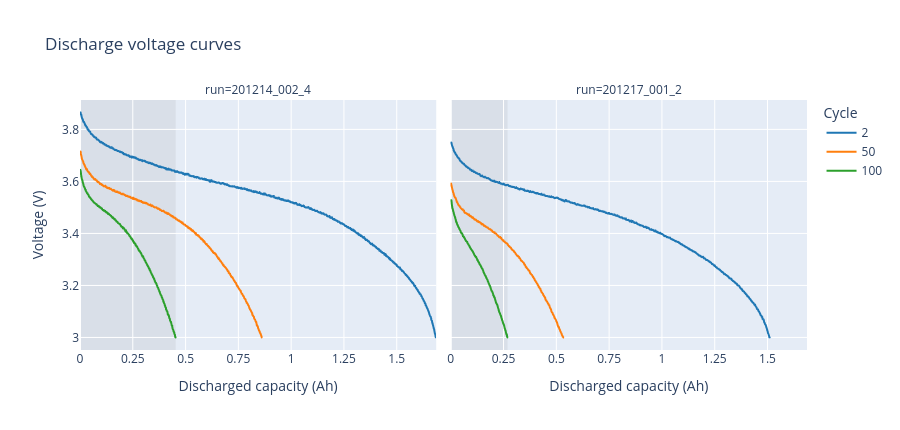

Write notebook code for a chart like this one.
### Code cell
fig = px.line(discharges, x="Capacity(Ah)", y="Voltage(V)", color="cycle", facet_col="run",
              category_orders={"run": run_order, "cycle": ["2", "50", "100"]},
              color_discrete_map=cycle_colors, labels={"Capacity(Ah)": "Discharged capacity (Ah)",
              "Voltage(V)": "Voltage (V)", "cycle": "Cycle"}, title="Discharge voltage curves")
for col, bounds in enumerate(shared.itertuples(), start=1):
    fig.add_vrect(x0=bounds.start_ah, x1=bounds.end_ah, fillcolor="gray", opacity=0.12,
                  line_width=0, layer="below", row=1, col=col)
fig.update_traces(hovertemplate="Capacity: %{x:.3f} Ah<br>Voltage: %{y:.4f} V")
fig.update_xaxes(dtick=0.25)
fig.update_layout(height=430, hovermode="closest")
fig.show()

### Figure 1 — Plotly figure (JSON) as saved in the notebook; plotly's stock layout.template omitted (floating-point values rounded to 4 significant figures; data arrays with more than 128 entries replaced by an {"elided": "..."} marker saying what was removed)
{"data": [{"hovertemplate": "Capacity: %{x:.3f} Ah<br>Voltage: %{y:.4f} V", "legendgroup": "2", "line": {"color": "#1f77b4", "dash": "solid"}, "marker": {"symbol": "circle"}, "mode": "lines", "name": "2", "showlegend": true, "type": "scattergl", "x": {"elided": "1257 float values"}, "xaxis": "x", "y": {"elided": "1257 float values"}, "yaxis": "y"}, {"hovertemplate": "Capacity: %{x:.3f} Ah<br>Voltage: %{y:.4f} V", "legendgroup": "50", "line": {"color": "#ff7f0e", "dash": "solid"}, "marker": {"symbol": "circle"}, "mode": "lines", "name": "50", "showlegend": true, "type": "scattergl", "x": {"elided": "642 float values"}, "xaxis": "x", "y": {"elided": "642 float values"}, "yaxis": "y"}, {"hovertemplate": "Capacity: %{x:.3f} Ah<br>Voltage: %{y:.4f} V", "legendgroup": "100", "line": {"color": "#2ca02c", "dash": "solid"}, "marker": {"symbol": "circle"}, "mode": "lines", "name": "100", "showlegend": true, "type": "scattergl", "x": {"elided": "335 float values"}, "xaxis": "x", "y": {"elided": "335 float values"}, "yaxis": "y"}, {"hovertemplate": "Capacity: %{x:.3f} Ah<br>Voltage: %{y:.4f} V", "legendgroup": "2", "line": {"color": "#1f77b4", "dash": "solid"}, "marker": {"symbol": "circle"}, "mode": "lines", "name": "2", "showlegend": false, "type": "scattergl", "x": {"elided": "755 float values"}, "xaxis": "x2", "y": {"elided": "755 float values"}, "yaxis": "y2"}, {"hovertemplate": "Capacity: %{x:.3f} Ah<br>Voltage: %{y:.4f} V", "legendgroup": "50", "line": {"color": "#ff7f0e", "dash": "solid"}, "marker": {"symbol": "circle"}, "mode": "lines", "name": "50", "showlegend": false, "type": "scattergl", "x": {"elided": "268 float values"}, "xaxis": "x2", "y": {"elided": "268 float values"}, "yaxis": "y2"}, {"hovertemplate": "Capacity: %{x:.3f} Ah<br>Voltage: %{y:.4f} V", "legendgroup": "100", "line": {"color": "#2ca02c", "dash": "solid"}, "marker": {"symbol": "circle"}, "mode": "lines", "name": "100", "showlegend": false, "type": "scattergl", "x": {"elided": "135 float values"}, "xaxis": "x2", "y": {"elided": "135 float values"}, "yaxis": "y2"}], "layout": {"annotations": [{"showarrow": false, "text": "run=201214_002_4", "x": 0.245, "xanchor": "center", "xref": "paper", "y": 1, "yanchor": "bottom", "yref": "paper"}, {"showarrow": false, "text": "run=201217_001_2", "x": 0.755, "xanchor": "center", "xref": "paper", "y": 1, "yanchor": "bottom", "yref": "paper"}], "height": 430, "hovermode": "closest", "legend": {"title": {"text": "Cycle"}, "tracegroupgap": 0}, "shapes": [{"fillcolor": "gray", "layer": "below", "line": {"width": 0}, "opacity": 0.12, "type": "rect", "x0": 0, "x1": 0.453, "xref": "x", "y0": 0, "y1": 1, "yref": "y domain"}, {"fillcolor": "gray", "layer": "below", "line": {"width": 0}, "opacity": 0.12, "type": "rect", "x0": 0, "x1": 0.269, "xref": "x2", "y0": 0, "y1": 1, "yref": "y2 domain"}], "title": {"text": "Discharge voltage curves"}, "xaxis": {"anchor": "y", "domain": [0, 0.49], "dtick": 0.25, "title": {"text": "Discharged capacity (Ah)"}}, "xaxis2": {"anchor": "y2", "domain": [0.51, 1], "dtick": 0.25, "matches": "x", "title": {"text": "Discharged capacity (Ah)"}}, "yaxis": {"anchor": "x", "domain": [0, 1], "title": {"text": "Voltage (V)"}}, "yaxis2": {"anchor": "x2", "domain": [0, 1], "matches": "y", "showticklabels": false}}}
